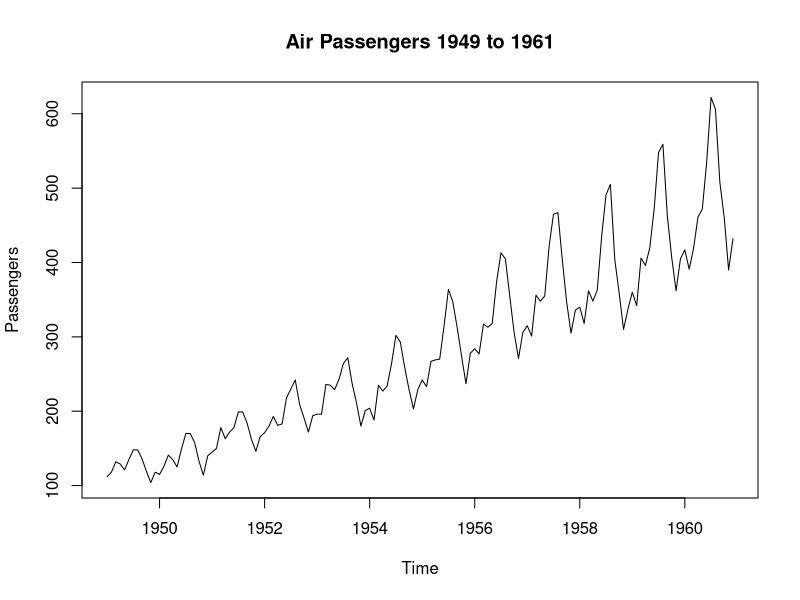
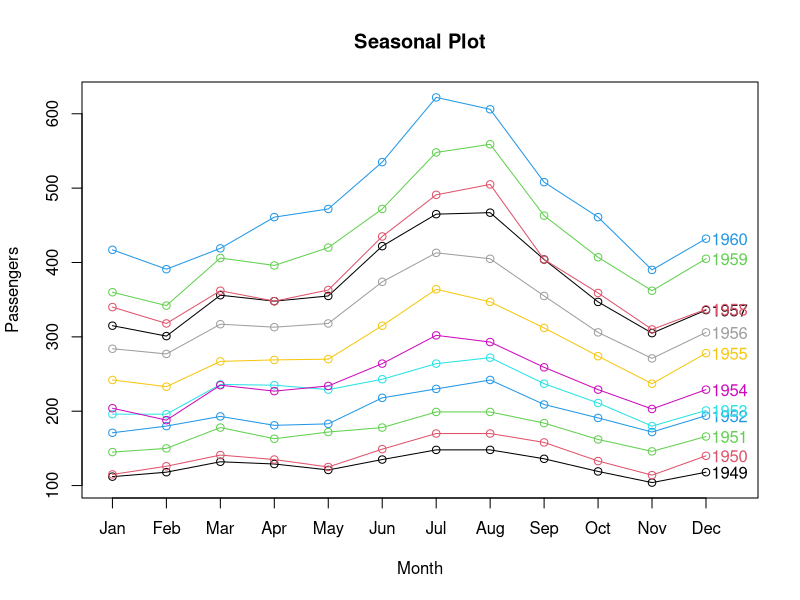
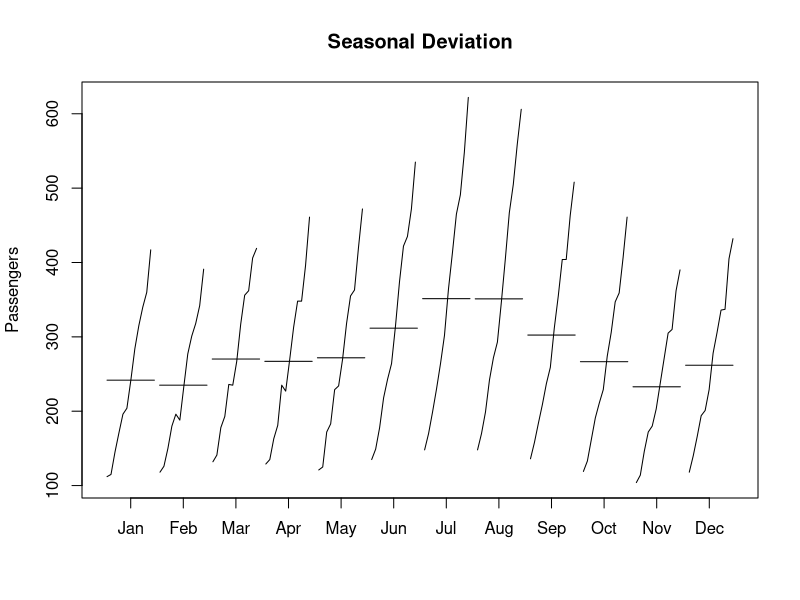
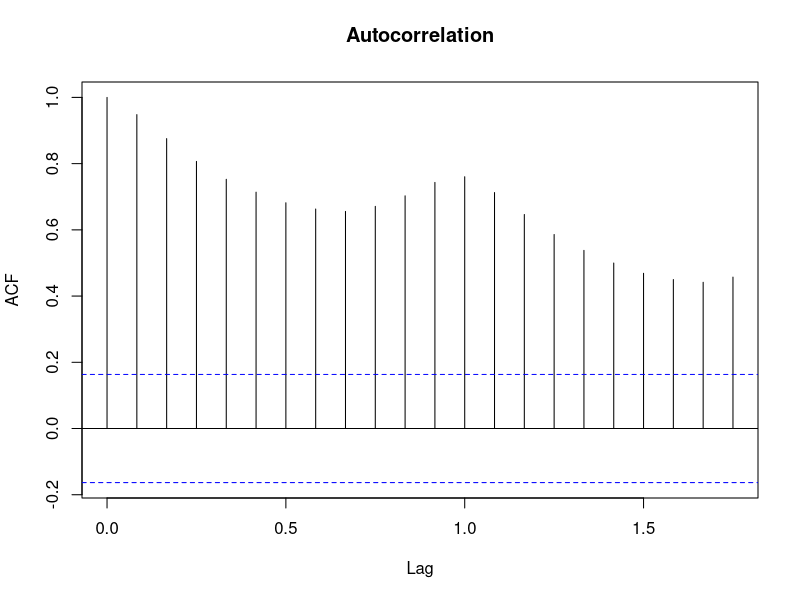
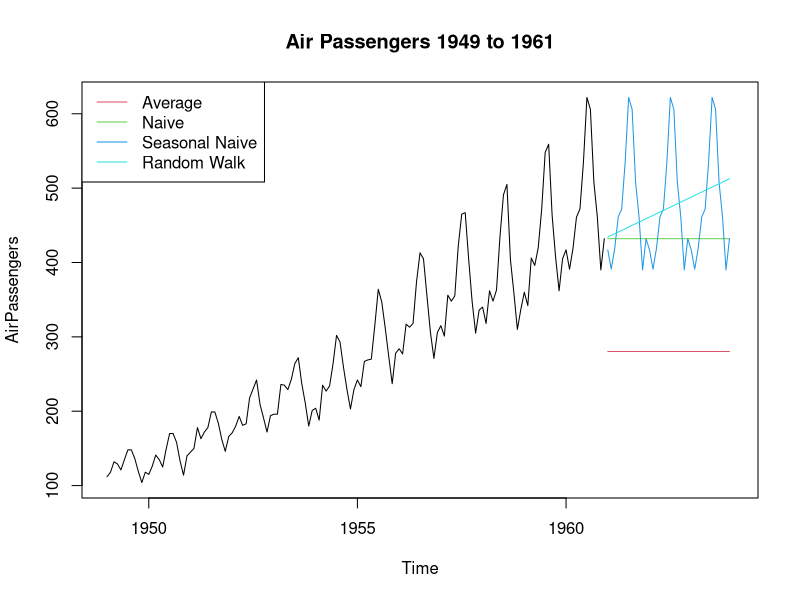
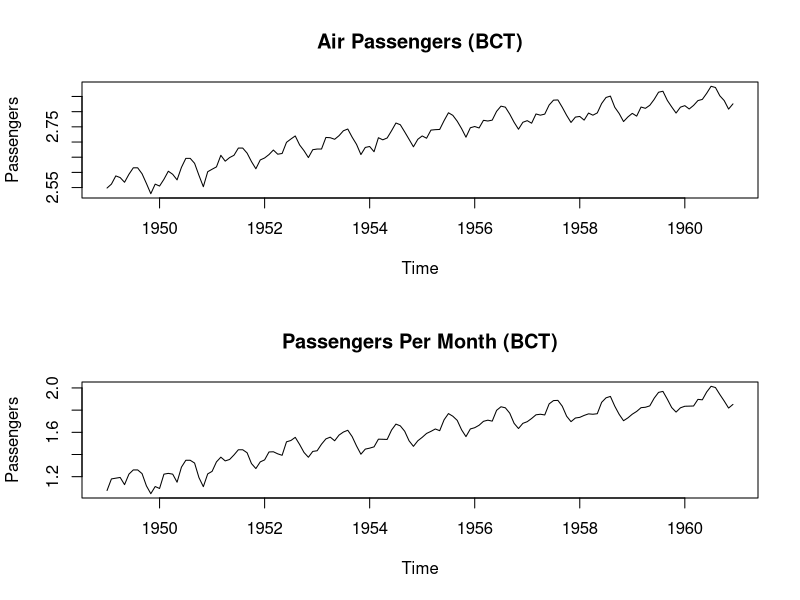
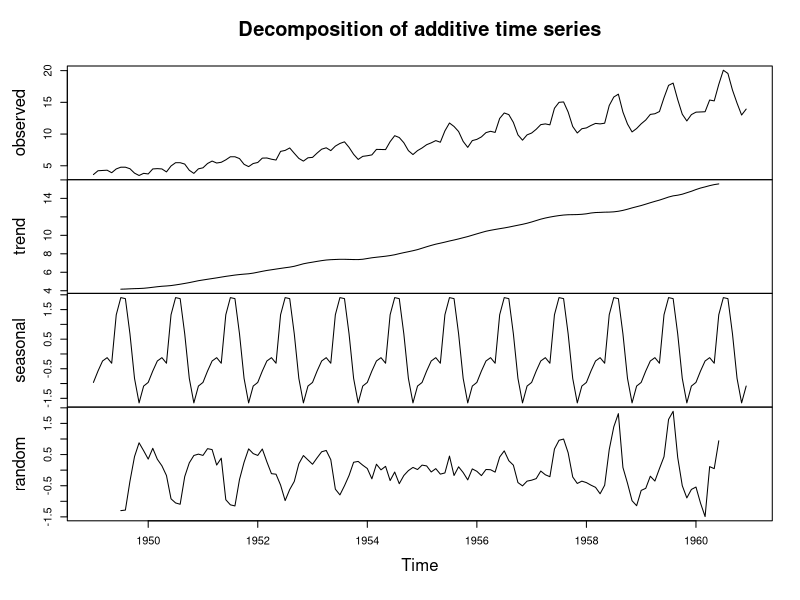
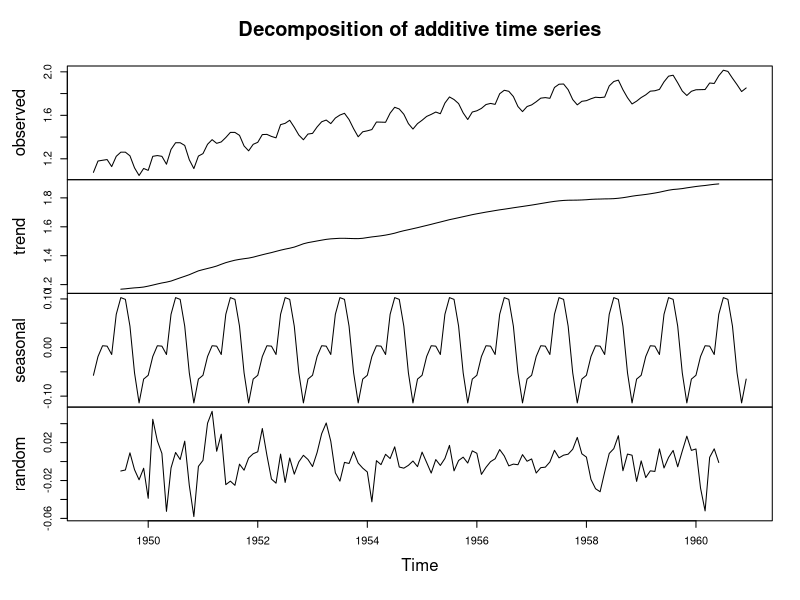

The R script that drew these images, in order:
## ---- chunk 1

library(forecast)
library(lubridate)

data("AirPassengers")

## Plot of Air Passengers with increasing variance
plot(AirPassengers, main = "Air Passengers 1949 to 1961", ylab = "Passengers")

## Seasonal plot by year
seasonplot(AirPassengers, s = 12, main = "Seasonal Plot", ylab = "Passengers", year.labels = TRUE, col = 1:12)

## Seasonal subseries plot
monthplot(AirPassengers, ylab = "Passengers", main = "Seasonal Deviation", labels = month.abb)

## Autocorrelation
acf(AirPassengers, main = "Autocorrelation")

## ---- chunk 2

## Average Method
method.avg = meanf(AirPassengers, h = 36)

## Naive Method
method.naive = naive(AirPassengers, h = 36)

## Seasonal Naive
method.snaive = snaive(AirPassengers, h = 36)

## Random Walk with Drift
method.rwf = rwf(AirPassengers, h = 36, drift = TRUE)

## Plot of the different methods
plot(AirPassengers, main = "Air Passengers 1949 to 1961", xlim = c(1949, 1964))
lines(method.avg$mean, col = 2)
lines(method.naive$mean, col = 3)
lines(method.snaive$mean, col = 4)
lines(method.rwf$mean, col = 5)
legend("topleft", lty = 1, col = c(2, 3, 4, 5),
       legend = c("Average", "Naive", "Seasonal Naive", "Random Walk"))
## ---- chunk 3

## Box Cox Transformation
(lambda = BoxCox.lambda(AirPassengers))

## Remove variation from months, create a data.frame first
Air = data.frame(Passengers = AirPassengers)
Air$Date = seq.Date(from = as.Date("1949-01-01"), by = "month", length.out = 144)

## Calculate days per month
Air$Days.per.month = days_in_month(Air$Date)

## Calculate average number of passengers per month removing variation due to number of days
Air$month.avg = with(Air, Passengers / Days.per.month)

## Plots of original data and monthly average under the Box Cox Transformation
par(mfrow = c(2, 1))
plot(BoxCox(Air$Passengers, lambda), ylab = "Passengers", main = "Air Passengers (BCT)")
plot(BoxCox(Air$month.avg, BoxCox.lambda(Air$month.avg)), ylab = "Passengers",
     main = "Passengers Per Month (BCT)")

## ---- chunk 4

## Decompose average monthly passengers
plot(decompose(Air$month.avg))

## Decompose average monthly passenegers under Box Cox
## Results better random error
plot(decompose(BoxCox(Air$month.avg, BoxCox.lambda(Air$month.avg))), ylab = "Passengers")

